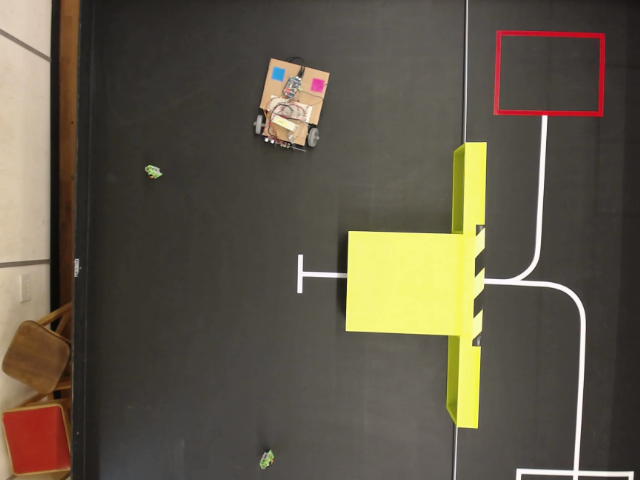
#> input picture computer_vision/test_caps/Capture_1580228174.png, 640 x 480 px, given in place of processed_capture_1580748903.png, which was not available
$ python master_driver_still.py
#> lines starting #> are read from the running program, lines starting #| are printed output that depends on the picture; after the words box and inside, x2 and y2 are one past the last pixel; in counts of white or black regions, pixels touching at a corner belong together; pictures that were not available may be replaced by others from this repository, and a replacement may not be noted
import numpy as np
import cv2
from cv2 import aruco
import time

bot_width = 0.40
bot_front = 0.75
bot_rear = 0.60

victim_lower = np.array([35, 70, 150], np.uint8)
victim_upper = np.array([60, 255, 255], np.uint8)

victim_detection_region = np.array([[230, 25], [750, 25], [750, 240], [570, 240], [
                                   570, 450], [750, 450], [750, 700], [230, 700]], np.int32).reshape((-1, 1, 2))

victim_contour_min_area = 25

#victims = [(0,0), (0,0), (0,0), (0,0)]
victims = []

point_cave_exit_line = np.array([545, 335])

send_vectors = False

angle_threshold = 5


# [50 lines left out: functions bot_width_trackbar, bot_front_trackbar, bot_rear_trackbar, vic_min_area, print_mouse_coords, not called in this run]


def unit_vector(vector):
    """ Returns the unit vector of the vector.  """
    return vector / np.linalg.norm(vector)


# [13 lines left out: function angle_between, not called in this run]


def unit_cross_prod(v1, v2):
    return np.cross(unit_vector(v1), unit_vector(v2))


cv2.namedWindow('Bars')
cv2.createTrackbar('Width', 'Bars', int(
    bot_width*100), 200, bot_width_trackbar)
cv2.createTrackbar('Front', 'Bars', int(
    bot_front*100), 200, bot_front_trackbar)
cv2.createTrackbar('Rear', 'Bars', int(bot_rear*100), 200, bot_rear_trackbar)
cv2.createTrackbar('Min Area', 'Bars', int(
    victim_contour_min_area), 200, vic_min_area)


cv2.namedWindow('Vision')
cv2.setMouseCallback('Vision', print_mouse_coords)
'''
cap = cv2.VideoCapture(0)
#cap = cv2.VideoCapture('http://localhost:8080/')
cap.set(cv2.CAP_PROP_FOURCC, cv2.VideoWriter_fourcc(*'MJPG'))
cap.set(cv2.CAP_PROP_FRAME_WIDTH, 1280)
cap.set(cv2.CAP_PROP_FRAME_HEIGHT, 720)
'''
while True:
    frame = cv2.imread("./../processed_capture_1580748903.png")
#> frame is the input picture: shape (480, 640, 3); mean B, G, R 71.5, 86.5, 94.3

    out = frame.copy()

    cv2.drawContours(out, [victim_detection_region], 0, (255, 0, 0), 1)
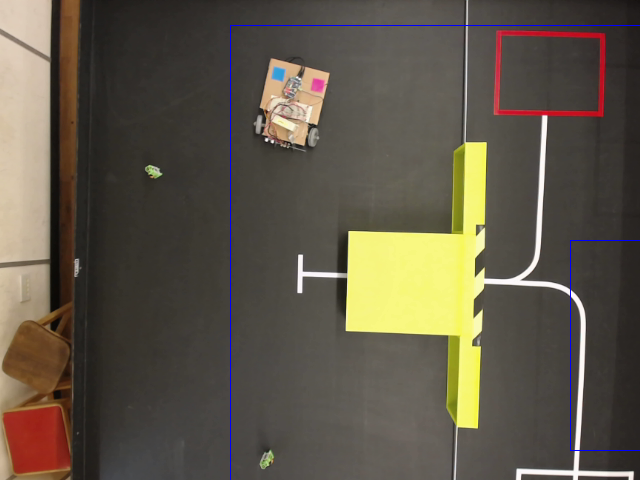
#> out: shape (480, 640, 3); 0.39% of pixels changed, all inside (x1, y1, x2, y2) = (230, 25, 640, 480)

    hsv = cv2.cvtColor(frame, cv2.COLOR_BGR2HSV)
#> hsv: shape (480, 640, 3); mean H, S, V 20.4, 50.8, 94.4
    victim = cv2.inRange(hsv, victim_lower, victim_upper)
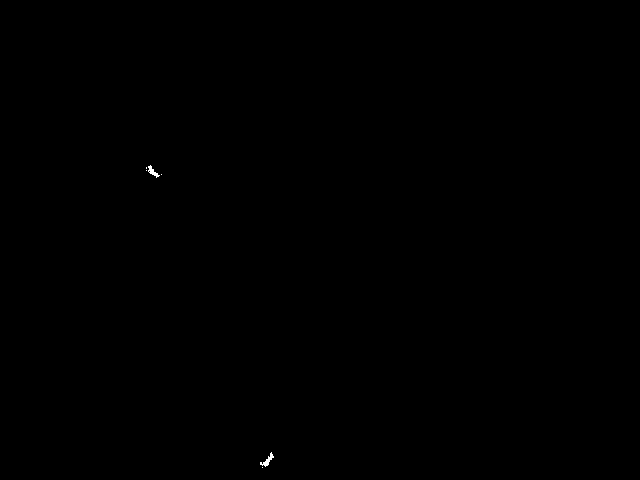
#> victim: shape (480, 640); 0.04% white; 6 white regions (4 under 20 px), largest, box (x1, y1, x2, y2) and area: (260, 452, 274, 467) 70, (148, 165, 160, 178) 59

    kernel_victim = np.ones((5, 5), "uint8")
    blue_victim = cv2.dilate(victim, kernel_victim)
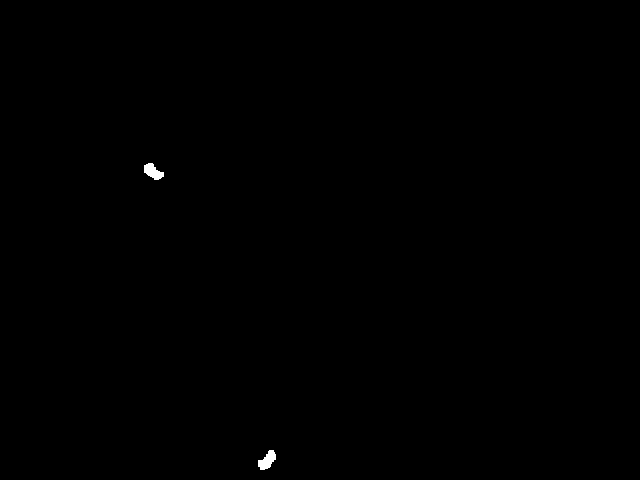
#> blue_victim: shape (480, 640); 0.14% white; 2 white regions
    res_victim = cv2.bitwise_and(frame, frame, mask=victim)

    (contours, hierarchy) = cv2.findContours(
        victim, cv2.RETR_TREE, cv2.CHAIN_APPROX_SIMPLE)
#> contours = 7 contours, 5 with area under 20; largest, box (x1, y1, x2, y2) and area: (260, 452, 274, 467) 48, (148, 165, 160, 178) 42

    for pic, contour in enumerate(contours):
        area = cv2.contourArea(contour)
        if area > 25:
            x, y, w, h = cv2.boundingRect(contour)
            if cv2.pointPolygonTest(victim_detection_region, (x, y), False) == 1.0:
                cv2.rectangle(out, (x, y), (x+w, y+h), (255, 0, 0), 3)
                M = cv2.moments(contour)
                Vx = int(M['m10']/M['m00'])
                Vy = int(M['m01']/M['m00'])
                distance = np.linalg.norm(np.array((Vx, Vy)) - point_cave_exit_line)
                victims.append([Vx, Vy, distance])
                if len(victims) > 4:
                    break
#> this loop made 7 passes
#> (area, x, y, w, h, Vx, Vy, distance) on pass 2: (47.5, 260, 452, 14, 15, 267, 460, 304.8)
#> (area, x, y, w, h) on pass 6: (42.5, 148, 165, 12, 13)
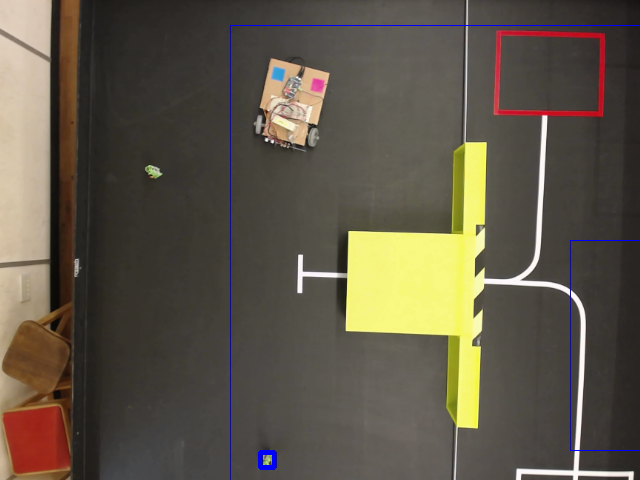
#> out: shape (480, 640, 3); 0.09% of pixels changed, all inside (x1, y1, x2, y2) = (258, 450, 277, 470)
#> after the loop, victims = [[267, 460, 304.8]]

    # Sort victims by distance and rebuild
    victims = sorted(victims, key=lambda tup: tup[2])
    for i in range(len(victims)):
        victims[i] = (victims[i][0], victims[i][1])
#> this loop made 1 pass
#> after the loop, victims = [(267, 460)]

    print(victims)
#| [(267, 460)]

    gray = cv2.cvtColor(frame, cv2.COLOR_BGR2GRAY)
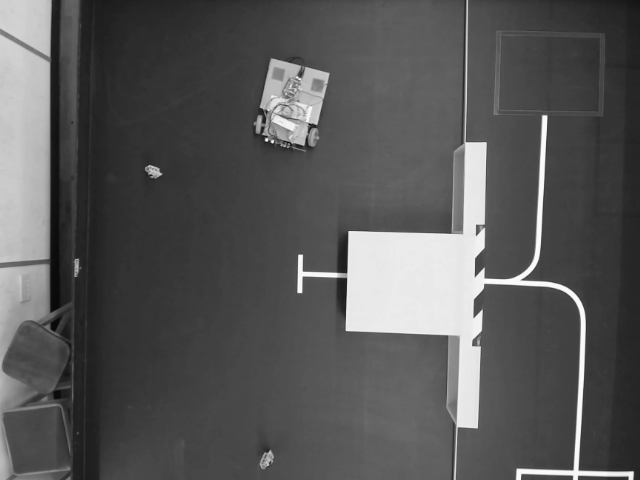
#> gray: shape (480, 640); min 6, max 251, mean 87.1
    aruco_dict = aruco.Dictionary_get(aruco.DICT_6X6_250)
    parameters = aruco.DetectorParameters_create()
    corners, ids, rejectedImgPoints = aruco.detectMarkers(
        gray, aruco_dict, parameters=parameters)
#> corners = (); ids = None; rejectedImgPoints = 6 items
    frame_markers = aruco.drawDetectedMarkers(out, corners, ids)

    if corners:

        c1 = corners[0][0, 0]
        c2 = corners[0][0, 1]
        c3 = corners[0][0, 2]
        c4 = corners[0][0, 3]

        e1 = (c2-c1)
        e2 = (c3-c2)
        e3 = (c4-c3)
        e4 = (c1-c4)

        m1 = c1 + 0.5*e1
        m2 = c2 + 0.5*e2
        m3 = c3 + 0.5*e3
        m4 = c4 + 0.5*e4

        b1 = c1 - e1 * bot_width + e4 * bot_front
        b2 = c2 + e1 * bot_width + e4 * bot_front
        b3 = c3 + e1 * bot_width - e4 * bot_rear
        b4 = c4 - e1 * bot_width - e4 * bot_rear

        central_parallel = (m1-m3)/np.linalg.norm(m1-m3)
        cp_f_l = 300
        cp_f_e = m1 + cp_f_l * central_parallel

        cp_r_l = 50
        cp_r_e = m3 - cp_r_l * central_parallel

        cv2.circle(out, tuple(m1), 5, (0, 255, 0), 2)
        cv2.circle(out, tuple(m2), 5, (0, 255, 0), 2)
        cv2.circle(out, tuple(m3), 5, (0, 255, 0), 2)
        cv2.circle(out, tuple(m4), 5, (0, 255, 0), 2)

        cv2.line(out, tuple(m3), tuple(m1), (0, 128, 0), 2)

        cv2.arrowedLine(out, tuple(m1), tuple(cp_f_e), (0, 128, 0), 2)
        cv2.line(out, tuple(m3), tuple(cp_r_e), (0, 128, 0), 2)
        cv2.circle(out, tuple(cp_r_e), 5, (0, 128, 0), 2)

        cv2.circle(out, tuple(b1), 5, (255, 0, 0), 2)
        cv2.circle(out, tuple(b2), 5, (255, 0, 0), 2)
        cv2.circle(out, tuple(b3), 5, (255, 0, 0), 2)
        cv2.circle(out, tuple(b4), 5, (255, 0, 0), 2)

        cv2.line(out, tuple(b1), tuple(b2), (255, 0, 0), 2)
        cv2.line(out, tuple(b2), tuple(b3), (255, 0, 0), 2)
        cv2.line(out, tuple(b3), tuple(b4), (255, 0, 0), 2)
        cv2.line(out, tuple(b4), tuple(b1), (255, 0, 0), 2)

    #frame = cv2.flip(frame, 1)
    #out = cv2.resize(out, None, fx=0.8, fy=0.8)
    cv2.imshow("Vision", out)

    key = cv2.waitKey(0)
#> (key q is pressed here)
    if key & 0xFF == ord('n'):
        continue
    elif key & 0xFF == ord('s'):
        cv2.imwrite('processed_capture_{}.png'.format(
            str(int(time.time()))), frame)
    elif key & 0xFF == ord('v'):
        send_vectors = not send_vectors
    elif key & 0xFF == ord('q'):
        break

cv2.destroyAllWindows()
